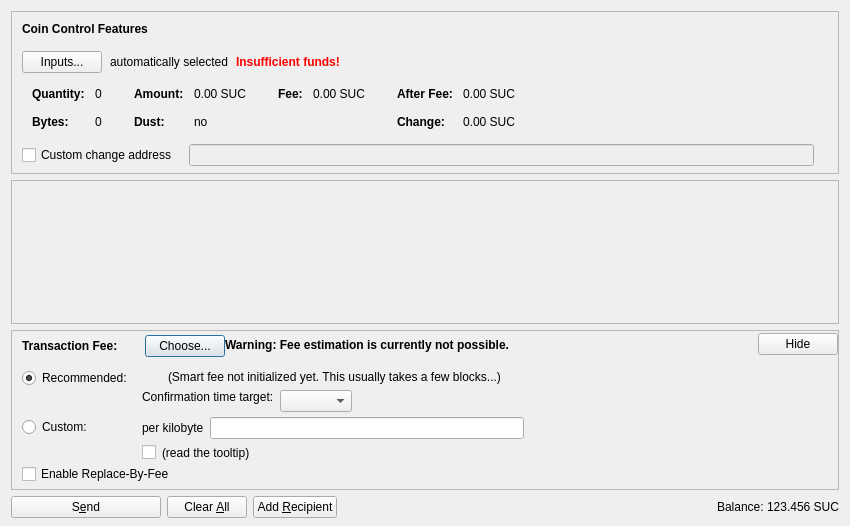
<?xml version="1.0" encoding="UTF-8"?>
<ui version="4.0">
 <class>SendCoinsDialog</class>
 <widget class="QDialog" name="SendCoinsDialog">
  <property name="geometry">
   <rect>
    <x>0</x>
    <y>0</y>
    <width>850</width>
    <height>526</height>
   </rect>
  </property>
  <property name="windowTitle">
   <string>Send Coins</string>
  </property>
  <layout class="QVBoxLayout" name="verticalLayout" stretch="0,1,0,0">
   <property name="bottomMargin">
    <number>8</number>
   </property>
   <item>
    <widget class="QFrame" name="frameCoinControl">
     <property name="sizePolicy">
      <sizepolicy hsizetype="Expanding" vsizetype="Expanding">
       <horstretch>0</horstretch>
       <verstretch>0</verstretch>
      </sizepolicy>
     </property>
     <property name="maximumSize">
      <size>
       <width>16777215</width>
       <height>16777215</height>
      </size>
     </property>
     <property name="frameShape">
      <enum>QFrame::StyledPanel</enum>
     </property>
     <property name="frameShadow">
      <enum>QFrame::Sunken</enum>
     </property>
     <layout class="QVBoxLayout" name="verticalLayoutCoinControl2">
      <property name="spacing">
       <number>0</number>
      </property>
      <property name="leftMargin">
       <number>0</number>
      </property>
      <property name="topMargin">
       <number>0</number>
      </property>
      <property name="rightMargin">
       <number>0</number>
      </property>
      <property name="bottomMargin">
       <number>6</number>
      </property>
      <item>
       <layout class="QVBoxLayout" name="verticalLayoutCoinControl" stretch="0,0,0,0,1">
        <property name="spacing">
         <number>0</number>
        </property>
        <property name="leftMargin">
         <number>10</number>
        </property>
        <property name="topMargin">
         <number>10</number>
        </property>
        <item>
         <layout class="QHBoxLayout" name="horizontalLayoutCoinControl1">
          <property name="bottomMargin">
           <number>15</number>
          </property>
          <item>
           <widget class="QLabel" name="labelCoinControlFeatures">
            <property name="sizePolicy">
             <sizepolicy hsizetype="Preferred" vsizetype="Maximum">
              <horstretch>0</horstretch>
              <verstretch>0</verstretch>
             </sizepolicy>
            </property>
            <property name="font">
             <font>
              <weight>75</weight>
              <bold>true</bold>
             </font>
            </property>
            <property name="styleSheet">
             <string notr="true">font-weight:bold;</string>
            </property>
            <property name="text">
             <string>Coin Control Features</string>
            </property>
           </widget>
          </item>
         </layout>
        </item>
        <item>
         <layout class="QHBoxLayout" name="horizontalLayoutCoinControl2" stretch="0,0,0,0">
          <property name="spacing">
           <number>8</number>
          </property>
          <property name="bottomMargin">
           <number>10</number>
          </property>
          <item>
           <widget class="QPushButton" name="pushButtonCoinControl">
            <property name="styleSheet">
             <string notr="true"/>
            </property>
            <property name="text">
             <string>Inputs...</string>
            </property>
            <property name="autoDefault">
             <bool>false</bool>
            </property>
           </widget>
          </item>
          <item>
           <widget class="QLabel" name="labelCoinControlAutomaticallySelected">
            <property name="text">
             <string>automatically selected</string>
            </property>
            <property name="margin">
             <number>5</number>
            </property>
           </widget>
          </item>
          <item>
           <widget class="QLabel" name="labelCoinControlInsuffFunds">
            <property name="font">
             <font>
              <weight>75</weight>
              <bold>true</bold>
             </font>
            </property>
            <property name="styleSheet">
             <string notr="true">color:red;font-weight:bold;</string>
            </property>
            <property name="text">
             <string>Insufficient funds!</string>
            </property>
            <property name="margin">
             <number>5</number>
            </property>
           </widget>
          </item>
          <item>
           <spacer name="horizontalSpacerCoinControl">
            <property name="orientation">
             <enum>Qt::Horizontal</enum>
            </property>
            <property name="sizeHint" stdset="0">
             <size>
              <width>40</width>
              <height>1</height>
             </size>
            </property>
           </spacer>
          </item>
         </layout>
        </item>
        <item>
         <widget class="QWidget" name="widgetCoinControl" native="true">
          <property name="sizePolicy">
           <sizepolicy hsizetype="Preferred" vsizetype="Preferred">
            <horstretch>0</horstretch>
            <verstretch>0</verstretch>
           </sizepolicy>
          </property>
          <property name="minimumSize">
           <size>
            <width>0</width>
            <height>0</height>
           </size>
          </property>
          <property name="styleSheet">
           <string notr="true"/>
          </property>
          <layout class="QHBoxLayout" name="horizontalLayoutCoinControl5">
           <property name="leftMargin">
            <number>0</number>
           </property>
           <property name="topMargin">
            <number>0</number>
           </property>
           <property name="rightMargin">
            <number>0</number>
           </property>
           <property name="bottomMargin">
            <number>0</number>
           </property>
           <item>
            <layout class="QHBoxLayout" name="horizontalLayoutCoinControl3" stretch="0,0,0,1">
             <property name="spacing">
              <number>20</number>
             </property>
             <property name="topMargin">
              <number>0</number>
             </property>
             <property name="bottomMargin">
              <number>10</number>
             </property>
             <item>
              <layout class="QFormLayout" name="formLayoutCoinControl1">
               <property name="horizontalSpacing">
                <number>10</number>
               </property>
               <property name="verticalSpacing">
                <number>14</number>
               </property>
               <property name="leftMargin">
                <number>10</number>
               </property>
               <property name="topMargin">
                <number>4</number>
               </property>
               <property name="rightMargin">
                <number>6</number>
               </property>
               <item row="0" column="0">
                <widget class="QLabel" name="labelCoinControlQuantityText">
                 <property name="font">
                  <font>
                   <weight>75</weight>
                   <bold>true</bold>
                  </font>
                 </property>
                 <property name="text">
                  <string>Quantity:</string>
                 </property>
                 <property name="margin">
                  <number>0</number>
                 </property>
                </widget>
               </item>
               <item row="0" column="1">
                <widget class="QLabel" name="labelCoinControlQuantity">
                 <property name="cursor">
                  <cursorShape>IBeamCursor</cursorShape>
                 </property>
                 <property name="contextMenuPolicy">
                  <enum>Qt::ActionsContextMenu</enum>
                 </property>
                 <property name="text">
                  <string notr="true">0</string>
                 </property>
                 <property name="margin">
                  <number>0</number>
                 </property>
                 <property name="textInteractionFlags">
                  <set>Qt::LinksAccessibleByMouse|Qt::TextSelectableByKeyboard|Qt::TextSelectableByMouse</set>
                 </property>
                </widget>
               </item>
               <item row="1" column="0">
                <widget class="QLabel" name="labelCoinControlBytesText">
                 <property name="font">
                  <font>
                   <weight>75</weight>
                   <bold>true</bold>
                  </font>
                 </property>
                 <property name="text">
                  <string>Bytes:</string>
                 </property>
                </widget>
               </item>
               <item row="1" column="1">
                <widget class="QLabel" name="labelCoinControlBytes">
                 <property name="cursor">
                  <cursorShape>IBeamCursor</cursorShape>
                 </property>
                 <property name="contextMenuPolicy">
                  <enum>Qt::ActionsContextMenu</enum>
                 </property>
                 <property name="text">
                  <string notr="true">0</string>
                 </property>
                 <property name="textInteractionFlags">
                  <set>Qt::LinksAccessibleByMouse|Qt::TextSelectableByKeyboard|Qt::TextSelectableByMouse</set>
                 </property>
                </widget>
               </item>
              </layout>
             </item>
             <item>
              <layout class="QFormLayout" name="formLayoutCoinControl2">
               <property name="horizontalSpacing">
                <number>10</number>
               </property>
               <property name="verticalSpacing">
                <number>14</number>
               </property>
               <property name="leftMargin">
                <number>6</number>
               </property>
               <property name="topMargin">
                <number>4</number>
               </property>
               <property name="rightMargin">
                <number>6</number>
               </property>
               <item row="0" column="0">
                <widget class="QLabel" name="labelCoinControlAmountText">
                 <property name="font">
                  <font>
                   <weight>75</weight>
                   <bold>true</bold>
                  </font>
                 </property>
                 <property name="text">
                  <string>Amount:</string>
                 </property>
                 <property name="margin">
                  <number>0</number>
                 </property>
                </widget>
               </item>
               <item row="0" column="1">
                <widget class="QLabel" name="labelCoinControlAmount">
                 <property name="cursor">
                  <cursorShape>IBeamCursor</cursorShape>
                 </property>
                 <property name="contextMenuPolicy">
                  <enum>Qt::ActionsContextMenu</enum>
                 </property>
                 <property name="text">
                  <string notr="true">0.00 SUC</string>
                 </property>
                 <property name="textInteractionFlags">
                  <set>Qt::LinksAccessibleByMouse|Qt::TextSelectableByKeyboard|Qt::TextSelectableByMouse</set>
                 </property>
                </widget>
               </item>
               <item row="1" column="0">
                <widget class="QLabel" name="labelCoinControlLowOutputText">
                 <property name="font">
                  <font>
                   <weight>75</weight>
                   <bold>true</bold>
                  </font>
                 </property>
                 <property name="text">
                  <string>Dust:</string>
                 </property>
                </widget>
               </item>
               <item row="1" column="1">
                <widget class="QLabel" name="labelCoinControlLowOutput">
                 <property name="cursor">
                  <cursorShape>IBeamCursor</cursorShape>
                 </property>
                 <property name="contextMenuPolicy">
                  <enum>Qt::ActionsContextMenu</enum>
                 </property>
                 <property name="text">
                  <string notr="true">no</string>
                 </property>
                 <property name="textInteractionFlags">
                  <set>Qt::LinksAccessibleByMouse|Qt::TextSelectableByKeyboard|Qt::TextSelectableByMouse</set>
                 </property>
                </widget>
               </item>
              </layout>
             </item>
             <item>
              <layout class="QFormLayout" name="formLayoutCoinControl3">
               <property name="horizontalSpacing">
                <number>10</number>
               </property>
               <property name="verticalSpacing">
                <number>14</number>
               </property>
               <property name="leftMargin">
                <number>6</number>
               </property>
               <property name="topMargin">
                <number>4</number>
               </property>
               <property name="rightMargin">
                <number>6</number>
               </property>
               <item row="0" column="0">
                <widget class="QLabel" name="labelCoinControlFeeText">
                 <property name="font">
                  <font>
                   <weight>75</weight>
                   <bold>true</bold>
                  </font>
                 </property>
                 <property name="text">
                  <string>Fee:</string>
                 </property>
                 <property name="margin">
                  <number>0</number>
                 </property>
                </widget>
               </item>
               <item row="0" column="1">
                <widget class="QLabel" name="labelCoinControlFee">
                 <property name="cursor">
                  <cursorShape>IBeamCursor</cursorShape>
                 </property>
                 <property name="contextMenuPolicy">
                  <enum>Qt::ActionsContextMenu</enum>
                 </property>
                 <property name="text">
                  <string notr="true">0.00 SUC</string>
                 </property>
                 <property name="textInteractionFlags">
                  <set>Qt::LinksAccessibleByMouse|Qt::TextSelectableByKeyboard|Qt::TextSelectableByMouse</set>
                 </property>
                </widget>
               </item>
              </layout>
             </item>
             <item>
              <layout class="QFormLayout" name="formLayoutCoinControl4">
               <property name="horizontalSpacing">
                <number>10</number>
               </property>
               <property name="verticalSpacing">
                <number>14</number>
               </property>
               <property name="leftMargin">
                <number>6</number>
               </property>
               <property name="topMargin">
                <number>4</number>
               </property>
               <property name="rightMargin">
                <number>6</number>
               </property>
               <item row="0" column="0">
                <widget class="QLabel" name="labelCoinControlAfterFeeText">
                 <property name="font">
                  <font>
                   <weight>75</weight>
                   <bold>true</bold>
                  </font>
                 </property>
                 <property name="text">
                  <string>After Fee:</string>
                 </property>
                 <property name="margin">
                  <number>0</number>
                 </property>
                </widget>
               </item>
               <item row="0" column="1">
                <widget class="QLabel" name="labelCoinControlAfterFee">
                 <property name="cursor">
                  <cursorShape>IBeamCursor</cursorShape>
                 </property>
                 <property name="contextMenuPolicy">
                  <enum>Qt::ActionsContextMenu</enum>
                 </property>
                 <property name="text">
                  <string notr="true">0.00 SUC</string>
                 </property>
                 <property name="textInteractionFlags">
                  <set>Qt::LinksAccessibleByMouse|Qt::TextSelectableByKeyboard|Qt::TextSelectableByMouse</set>
                 </property>
                </widget>
               </item>
               <item row="1" column="0">
                <widget class="QLabel" name="labelCoinControlChangeText">
                 <property name="font">
                  <font>
                   <weight>75</weight>
                   <bold>true</bold>
                  </font>
                 </property>
                 <property name="text">
                  <string>Change:</string>
                 </property>
                </widget>
               </item>
               <item row="1" column="1">
                <widget class="QLabel" name="labelCoinControlChange">
                 <property name="cursor">
                  <cursorShape>IBeamCursor</cursorShape>
                 </property>
                 <property name="contextMenuPolicy">
                  <enum>Qt::ActionsContextMenu</enum>
                 </property>
                 <property name="text">
                  <string notr="true">0.00 SUC</string>
                 </property>
                 <property name="textInteractionFlags">
                  <set>Qt::LinksAccessibleByMouse|Qt::TextSelectableByKeyboard|Qt::TextSelectableByMouse</set>
                 </property>
                </widget>
               </item>
              </layout>
             </item>
            </layout>
           </item>
          </layout>
         </widget>
        </item>
        <item>
         <layout class="QHBoxLayout" name="horizontalLayoutCoinControl4" stretch="0,0,0">
          <property name="spacing">
           <number>12</number>
          </property>
          <property name="sizeConstraint">
           <enum>QLayout::SetDefaultConstraint</enum>
          </property>
          <property name="topMargin">
           <number>5</number>
          </property>
          <property name="rightMargin">
           <number>5</number>
          </property>
          <item>
           <widget class="QCheckBox" name="checkBoxCoinControlChange">
            <property name="toolTip">
             <string>If this is activated, but the change address is empty or invalid, change will be sent to a newly generated address.</string>
            </property>
            <property name="text">
             <string>Custom change address</string>
            </property>
           </widget>
          </item>
          <item>
           <widget class="QValidatedLineEdit" name="lineEditCoinControlChange">
            <property name="enabled">
             <bool>false</bool>
            </property>
            <property name="sizePolicy">
             <sizepolicy hsizetype="Expanding" vsizetype="Fixed">
              <horstretch>0</horstretch>
              <verstretch>0</verstretch>
             </sizepolicy>
            </property>
           </widget>
          </item>
          <item>
           <widget class="QLabel" name="labelCoinControlChangeLabel">
            <property name="sizePolicy">
             <sizepolicy hsizetype="Preferred" vsizetype="Expanding">
              <horstretch>0</horstretch>
              <verstretch>0</verstretch>
             </sizepolicy>
            </property>
            <property name="minimumSize">
             <size>
              <width>0</width>
              <height>0</height>
             </size>
            </property>
            <property name="text">
             <string/>
            </property>
            <property name="margin">
             <number>3</number>
            </property>
           </widget>
          </item>
         </layout>
        </item>
        <item>
         <spacer name="verticalSpacerCoinControl">
          <property name="orientation">
           <enum>Qt::Vertical</enum>
          </property>
          <property name="sizeHint" stdset="0">
           <size>
            <width>800</width>
            <height>1</height>
           </size>
          </property>
         </spacer>
        </item>
       </layout>
      </item>
     </layout>
    </widget>
   </item>
   <item>
    <widget class="QScrollArea" name="scrollArea">
     <property name="widgetResizable">
      <bool>true</bool>
     </property>
     <widget class="QWidget" name="scrollAreaWidgetContents">
      <property name="geometry">
       <rect>
        <x>0</x>
        <y>0</y>
        <width>830</width>
        <height>104</height>
       </rect>
      </property>
      <layout class="QVBoxLayout" name="verticalLayout_2" stretch="0,1">
       <property name="leftMargin">
        <number>0</number>
       </property>
       <property name="topMargin">
        <number>0</number>
       </property>
       <property name="rightMargin">
        <number>0</number>
       </property>
       <property name="bottomMargin">
        <number>0</number>
       </property>
       <item>
        <layout class="QVBoxLayout" name="entries">
         <property name="spacing">
          <number>6</number>
         </property>
        </layout>
       </item>
       <item>
        <spacer name="verticalSpacer">
         <property name="orientation">
          <enum>Qt::Vertical</enum>
         </property>
         <property name="sizeHint" stdset="0">
          <size>
           <width>20</width>
           <height>40</height>
          </size>
         </property>
        </spacer>
       </item>
      </layout>
     </widget>
    </widget>
   </item>
   <item>
    <widget class="QFrame" name="frameFee">
     <property name="sizePolicy">
      <sizepolicy hsizetype="Expanding" vsizetype="Expanding">
       <horstretch>0</horstretch>
       <verstretch>0</verstretch>
      </sizepolicy>
     </property>
     <property name="maximumSize">
      <size>
       <width>16777215</width>
       <height>16777215</height>
      </size>
     </property>
     <property name="frameShape">
      <enum>QFrame::StyledPanel</enum>
     </property>
     <property name="frameShadow">
      <enum>QFrame::Sunken</enum>
     </property>
     <layout class="QVBoxLayout" name="verticalLayoutFee1">
      <property name="spacing">
       <number>0</number>
      </property>
      <property name="leftMargin">
       <number>0</number>
      </property>
      <property name="topMargin">
       <number>0</number>
      </property>
      <property name="rightMargin">
       <number>0</number>
      </property>
      <property name="bottomMargin">
       <number>0</number>
      </property>
      <item>
       <layout class="QVBoxLayout" name="verticalLayoutFee2" stretch="0,0,0">
        <property name="spacing">
         <number>0</number>
        </property>
        <property name="leftMargin">
         <number>10</number>
        </property>
        <property name="topMargin">
         <number>0</number>
        </property>
        <item>
         <layout class="QHBoxLayout" name="horizontalLayoutFee1">
          <property name="bottomMargin">
           <number>0</number>
          </property>
          <item>
           <layout class="QVBoxLayout" name="verticalLayoutFee7">
            <property name="spacing">
             <number>0</number>
            </property>
            <item>
             <spacer name="verticalSpacerSmartFee">
              <property name="orientation">
               <enum>Qt::Vertical</enum>
              </property>
              <property name="sizeType">
               <enum>QSizePolicy::Fixed</enum>
              </property>
              <property name="sizeHint" stdset="0">
               <size>
                <width>1</width>
                <height>4</height>
               </size>
              </property>
             </spacer>
            </item>
            <item>
             <layout class="QHBoxLayout" name="horizontalLayoutSmartFee">
              <property name="spacing">
               <number>10</number>
              </property>
              <item>
               <widget class="QLabel" name="labelFeeHeadline">
                <property name="sizePolicy">
                 <sizepolicy hsizetype="Preferred" vsizetype="Maximum">
                  <horstretch>0</horstretch>
                  <verstretch>0</verstretch>
                 </sizepolicy>
                </property>
                <property name="font">
                 <font>
                  <weight>75</weight>
                  <bold>true</bold>
                 </font>
                </property>
                <property name="styleSheet">
                 <string notr="true">font-weight:bold;</string>
                </property>
                <property name="text">
                 <string>Transaction Fee:</string>
                </property>
               </widget>
              </item>
              <item>
               <widget class="QLabel" name="labelFeeMinimized">
                <property name="text">
                 <string/>
                </property>
               </widget>
              </item>
              <item>
               <widget class="QPushButton" name="buttonChooseFee">
                <property name="text">
                 <string>Choose...</string>
                </property>
               </widget>
              </item>
             </layout>
            </item>
            <item>
             <spacer name="verticalSpacer_5">
              <property name="orientation">
               <enum>Qt::Vertical</enum>
              </property>
              <property name="sizeHint" stdset="0">
               <size>
                <width>1</width>
                <height>1</height>
               </size>
              </property>
             </spacer>
            </item>
           </layout>
          </item>
          <item>
           <widget class="QLabel" name="fallbackFeeWarningLabel">
            <property name="toolTip">
             <string>Using the fallbackfee can result in sending a transaction that will take several hours or days (or never) to confirm. Consider choosing your fee manually or wait until you have validated the complete chain.</string>
            </property>
            <property name="font">
            <font>
                <weight>75</weight>
                <bold>true</bold>
            </font>
            </property>
            <property name="text">
             <string>Warning: Fee estimation is currently not possible.</string>
            </property>
            <property name="wordWrap">
             <bool>false</bool>
            </property>
           </widget>
          </item>
          <item>
           <spacer name="horizontalSpacer_4">
            <property name="orientation">
             <enum>Qt::Horizontal</enum>
            </property>
            <property name="sizeType">
             <enum>QSizePolicy::MinimumExpanding</enum>
            </property>
            <property name="sizeHint" stdset="0">
             <size>
              <width>40</width>
              <height>20</height>
             </size>
            </property>
           </spacer>
          </item>
          <item>
           <widget class="QPushButton" name="buttonMinimizeFee">
            <property name="toolTip">
             <string>collapse fee-settings</string>
            </property>
            <property name="text">
             <string>Hide</string>
            </property>
           </widget>
          </item>
         </layout>
        </item>
        <item>
         <widget class="QFrame" name="frameFeeSelection">
          <layout class="QVBoxLayout" name="verticalLayoutFee12">
           <property name="spacing">
            <number>0</number>
           </property>
           <property name="leftMargin">
            <number>0</number>
           </property>
           <property name="topMargin">
            <number>0</number>
           </property>
           <property name="rightMargin">
            <number>0</number>
           </property>
           <property name="bottomMargin">
            <number>0</number>
           </property>
           <item>
            <layout class="QGridLayout" name="gridLayoutFee">
             <property name="topMargin">
              <number>10</number>
             </property>
             <property name="bottomMargin">
              <number>4</number>
             </property>
             <property name="horizontalSpacing">
              <number>10</number>
             </property>
             <property name="verticalSpacing">
              <number>4</number>
             </property>
             <item row="1" column="1">
              <layout class="QVBoxLayout" name="verticalLayoutFee8">
               <property name="spacing">
                <number>6</number>
               </property>
               <item>
                <layout class="QHBoxLayout" name="horizontalLayoutFee13">
                 <item>
                  <widget class="QLabel" name="labelCustomPerKilobyte">
                   <property name="toolTip">
                    <string>If the custom fee is set to 1000 satoshis and the transaction is only 250 bytes, then &quot;per kilobyte&quot; only pays 250 satoshis in fee, while &quot;total at least&quot; pays 1000 satoshis. For transactions bigger than a kilobyte both pay by kilobyte.</string>
                   </property>
                   <property name="text">
                    <string>per kilobyte</string>
                   </property>
                  </widget>
                 </item>
                 <item>
                  <widget class="SuchcoinAmountField" name="customFee"/>
                 </item>
                 <item>
                  <spacer name="horizontalSpacer_6">
                   <property name="orientation">
                    <enum>Qt::Horizontal</enum>
                   </property>
                   <property name="sizeHint" stdset="0">
                    <size>
                     <width>1</width>
                     <height>1</height>
                    </size>
                   </property>
                  </spacer>
                 </item>
                </layout>
               </item>
               <item>
                <layout class="QHBoxLayout" name="horizontalLayoutFee8">
                 <item>
                  <widget class="QCheckBox" name="checkBoxMinimumFee">
                   <property name="toolTip">
                    <string>Paying only the minimum fee is just fine as long as there is less transaction volume than space in the blocks. But be aware that this can end up in a never confirming transaction once there is more demand for suchcoin transactions than the network can process.</string>
                   </property>
                   <property name="text">
                    <string/>
                   </property>
                  </widget>
                 </item>
                 <item>
                  <widget class="QLabel" name="labelMinFeeWarning">
                   <property name="enabled">
                    <bool>true</bool>
                   </property>
                   <property name="toolTip">
                    <string>Paying only the minimum fee is just fine as long as there is less transaction volume than space in the blocks. But be aware that this can end up in a never confirming transaction once there is more demand for suchcoin transactions than the network can process.</string>
                   </property>
                   <property name="text">
                    <string>(read the tooltip)</string>
                   </property>
                   <property name="margin">
                    <number>5</number>
                   </property>
                  </widget>
                 </item>
                 <item>
                  <spacer name="horizontalSpacer_2">
                   <property name="orientation">
                    <enum>Qt::Horizontal</enum>
                   </property>
                   <property name="sizeHint" stdset="0">
                    <size>
                     <width>1</width>
                     <height>1</height>
                    </size>
                   </property>
                  </spacer>
                 </item>
                </layout>
               </item>
              </layout>
             </item>
             <item row="0" column="0">
              <layout class="QVBoxLayout" name="verticalLayoutFee4" stretch="0,1">
               <item>
                <widget class="QRadioButton" name="radioSmartFee">
                 <property name="text">
                  <string>Recommended:</string>
                 </property>
                 <property name="checked">
                  <bool>true</bool>
                 </property>
                 <attribute name="buttonGroup">
                  <string notr="true">groupFee</string>
                 </attribute>
                </widget>
               </item>
               <item>
                <spacer name="verticalSpacer_2">
                 <property name="orientation">
                  <enum>Qt::Vertical</enum>
                 </property>
                 <property name="sizeHint" stdset="0">
                  <size>
                   <width>1</width>
                   <height>1</height>
                  </size>
                 </property>
                </spacer>
               </item>
              </layout>
             </item>
             <item row="1" column="0">
              <layout class="QVBoxLayout" name="verticalLayoutFee9" stretch="0,1">
               <item>
                <widget class="QRadioButton" name="radioCustomFee">
                 <property name="text">
                  <string>Custom:</string>
                 </property>
                 <attribute name="buttonGroup">
                  <string notr="true">groupFee</string>
                 </attribute>
                </widget>
               </item>
               <item>
                <spacer name="verticalSpacer_6">
                 <property name="orientation">
                  <enum>Qt::Vertical</enum>
                 </property>
                 <property name="sizeHint" stdset="0">
                  <size>
                   <width>1</width>
                   <height>1</height>
                  </size>
                 </property>
                </spacer>
               </item>
              </layout>
             </item>
             <item row="0" column="1">
              <layout class="QVBoxLayout" name="verticalLayoutFee3" stretch="0,0,1">
               <property name="spacing">
                <number>6</number>
               </property>
               <property name="topMargin">
                <number>2</number>
               </property>
               <item>
                <layout class="QHBoxLayout" name="horizontalLayoutFee12">
                 <item>
                  <widget class="QLabel" name="labelSmartFee">
                   <property name="text">
                    <string/>
                   </property>
                   <property name="margin">
                    <number>2</number>
                   </property>
                  </widget>
                 </item>
                 <item>
                  <widget class="QLabel" name="labelFeeEstimation">
                   <property name="text">
                    <string/>
                   </property>
                  </widget>
                 </item>
                 <item>
                  <widget class="QLabel" name="labelSmartFee2">
                   <property name="text">
                    <string>(Smart fee not initialized yet. This usually takes a few blocks...)</string>
                   </property>
                   <property name="margin">
                    <number>2</number>
                   </property>
                  </widget>
                 </item>
                 <item>
                  <spacer name="horizontalSpacer_5">
                   <property name="orientation">
                    <enum>Qt::Horizontal</enum>
                   </property>
                   <property name="sizeHint" stdset="0">
                    <size>
                     <width>1</width>
                     <height>1</height>
                    </size>
                   </property>
                  </spacer>
                 </item>
                </layout>
               </item>
               <item>
                <layout class="QHBoxLayout" name="horizontalLayoutFee9">
                 <item>
                  <layout class="QVBoxLayout" name="verticalLayoutFee6">
                   <item>
                    <widget class="QLabel" name="labelSmartFee3">
                     <property name="text">
                      <string>Confirmation time target:</string>
                     </property>
                     <property name="margin">
                      <number>2</number>
                     </property>
                    </widget>
                   </item>
                   <item>
                    <spacer name="verticalSpacer_3">
                     <property name="orientation">
                      <enum>Qt::Vertical</enum>
                     </property>
                     <property name="sizeHint" stdset="0">
                      <size>
                       <width>1</width>
                       <height>1</height>
                      </size>
                     </property>
                    </spacer>
                   </item>
                  </layout>
                 </item>
                 <item>
                  <layout class="QVBoxLayout" name="verticalLayoutFee5">
                   <property name="rightMargin">
                    <number>30</number>
                   </property>
                   <item>
                    <layout class="QHBoxLayout" name="horizontalLayoutConfTarget">
                     <property name="bottomMargin">
                      <number>0</number>
                     </property>
                     <item>
                      <widget class="QComboBox" name="confTargetSelector"/>
                     </item>
                     <item>
                      <spacer name="horizontalSpacerConfTarget">
                       <property name="orientation">
                        <enum>Qt::Horizontal</enum>
                       </property>
                       <property name="sizeHint" stdset="0">
                        <size>
                         <width>40</width>
                         <height>20</height>
                        </size>
                       </property>
                      </spacer>
                     </item>
                    </layout>
                   </item>
                  </layout>
                 </item>
                </layout>
               </item>
               <item>
                <spacer name="verticalSpacer_4">
                 <property name="orientation">
                  <enum>Qt::Vertical</enum>
                 </property>
                 <property name="sizeHint" stdset="0">
                  <size>
                   <width>1</width>
                   <height>1</height>
                  </size>
                 </property>
                </spacer>
               </item>
              </layout>
             </item>
            </layout>
           </item>
           <item>
            <widget class="QCheckBox" name="optInRBF">
             <property name="text">
              <string>Enable Replace-By-Fee</string>
             </property>
             <property name="toolTip">
              <string>With Replace-By-Fee (BIP-125) you can increase a transaction's fee after it is sent. Without this, a higher fee may be recommended to compensate for increased transaction delay risk.</string>
             </property>
            </widget>
           </item>
          </layout>
         </widget>
        </item>
        <item>
         <spacer name="verticalSpacerFee">
          <property name="orientation">
           <enum>Qt::Vertical</enum>
          </property>
          <property name="sizeHint" stdset="0">
           <size>
            <width>40</width>
            <height>5</height>
           </size>
          </property>
         </spacer>
        </item>
       </layout>
      </item>
     </layout>
    </widget>
   </item>
   <item>
    <layout class="QHBoxLayout" name="horizontalLayout">
     <item>
      <widget class="QPushButton" name="sendButton">
       <property name="minimumSize">
        <size>
         <width>150</width>
         <height>0</height>
        </size>
       </property>
       <property name="toolTip">
        <string>Confirm the send action</string>
       </property>
       <property name="text">
        <string>S&amp;end</string>
       </property>
       <property name="icon">
        <iconset resource="../suchcoin.qrc">
         <normaloff>:/icons/send</normaloff>:/icons/send</iconset>
       </property>
       <property name="autoDefault">
        <bool>false</bool>
       </property>
       <property name="default">
        <bool>false</bool>
       </property>
      </widget>
     </item>
     <item>
      <widget class="QPushButton" name="clearButton">
       <property name="sizePolicy">
        <sizepolicy hsizetype="Minimum" vsizetype="Fixed">
         <horstretch>0</horstretch>
         <verstretch>0</verstretch>
        </sizepolicy>
       </property>
       <property name="toolTip">
        <string>Clear all fields of the form.</string>
       </property>
       <property name="text">
        <string>Clear &amp;All</string>
       </property>
       <property name="icon">
        <iconset resource="../suchcoin.qrc">
         <normaloff>:/icons/remove</normaloff>:/icons/remove</iconset>
       </property>
       <property name="autoDefault">
        <bool>false</bool>
       </property>
      </widget>
     </item>
     <item>
      <widget class="QPushButton" name="addButton">
       <property name="toolTip">
        <string>Send to multiple recipients at once</string>
       </property>
       <property name="text">
        <string>Add &amp;Recipient</string>
       </property>
       <property name="icon">
        <iconset resource="../suchcoin.qrc">
         <normaloff>:/icons/add</normaloff>:/icons/add</iconset>
       </property>
       <property name="autoDefault">
        <bool>false</bool>
       </property>
      </widget>
     </item>
     <item>
      <spacer name="horizontalSpacer">
       <property name="orientation">
        <enum>Qt::Horizontal</enum>
       </property>
       <property name="sizeHint" stdset="0">
        <size>
         <width>40</width>
         <height>20</height>
        </size>
       </property>
      </spacer>
     </item>
     <item>
      <layout class="QHBoxLayout" name="horizontalLayout_2">
       <property name="spacing">
        <number>3</number>
       </property>
       <item>
        <widget class="QLabel" name="label">
         <property name="sizePolicy">
          <sizepolicy hsizetype="Preferred" vsizetype="Fixed">
           <horstretch>0</horstretch>
           <verstretch>0</verstretch>
          </sizepolicy>
         </property>
         <property name="text">
          <string>Balance:</string>
         </property>
        </widget>
       </item>
       <item>
        <widget class="QLabel" name="labelBalance">
         <property name="sizePolicy">
          <sizepolicy hsizetype="Preferred" vsizetype="Fixed">
           <horstretch>0</horstretch>
           <verstretch>0</verstretch>
          </sizepolicy>
         </property>
         <property name="cursor">
          <cursorShape>IBeamCursor</cursorShape>
         </property>
         <property name="text">
          <string notr="true">123.456 SUC</string>
         </property>
         <property name="textInteractionFlags">
          <set>Qt::LinksAccessibleByMouse|Qt::TextSelectableByKeyboard|Qt::TextSelectableByMouse</set>
         </property>
        </widget>
       </item>
      </layout>
     </item>
    </layout>
   </item>
  </layout>
 </widget>
 <customwidgets>
  <customwidget>
   <class>QValidatedLineEdit</class>
   <extends>QLineEdit</extends>
   <header>qt/qvalidatedlineedit.h</header>
  </customwidget>
  <customwidget>
   <class>SuchcoinAmountField</class>
   <extends>QLineEdit</extends>
   <header>qt/suchcoinamountfield.h</header>
   <container>1</container>
  </customwidget>
 </customwidgets>
 <resources>
  <include location="../suchcoin.qrc"/>
 </resources>
 <connections/>
 <buttongroups>
  <buttongroup name="groupFee"/>
 </buttongroups>
</ui>
